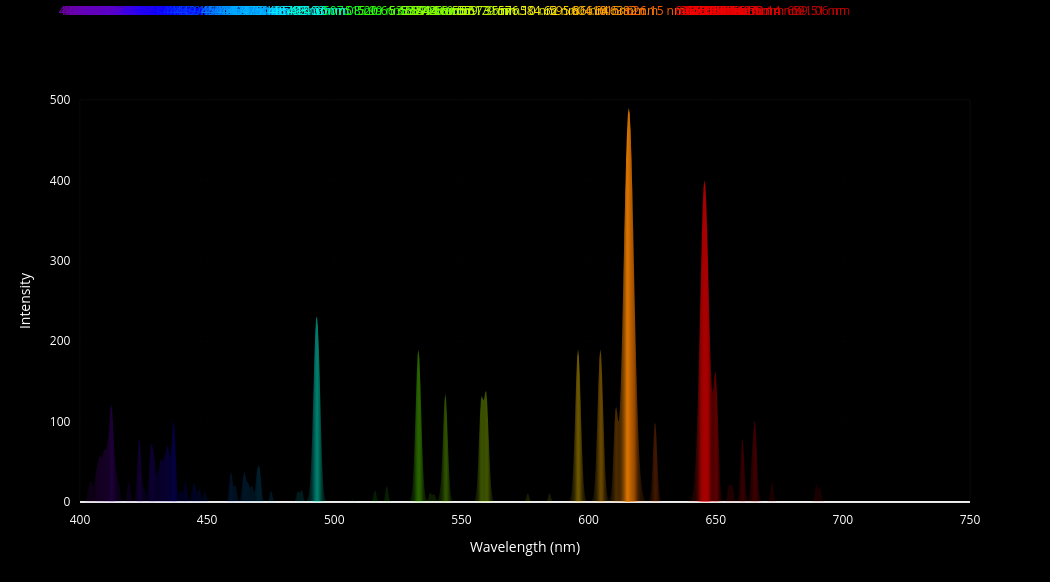

Here is the notebook cell this chart was saved with:
### Code cell
data_df, should_exit_early, has_any_nist = prep_utils.prep_with_nist(data_df = NIST_DF, detect_columns=None, nm_col=None, int_col=None)

gaussian_iter(df_plot_data=data_df, detect_columns=None, nm_col=None, int_col=None, show_peak_labels=True, show_label_colour=True, scale_by_int=False)
